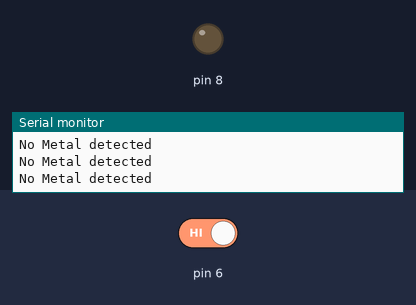
The sketch below on a simulated Arduino Uno, built with avr-gcc and run on an emulated ATmega328P. Shown: output pins drawn as LEDs (lit = HIGH), the last lines printed to the serial monitor. The inputs (shaded band) are chosen by the test bench; at power-on: pin 6 HIGH.

Above: at 2.8 s.
2.9 s: pin 6 driven LOW
At 4.2 s:
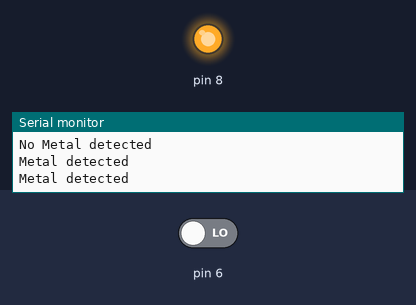
4.5 s: pin 6 driven HIGH
At 5.7 s:
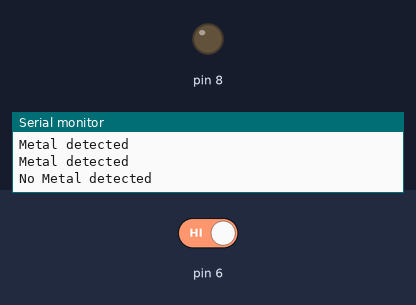
Timing chart, 0 to 7.5 s (numbered marks = the images above; inputs shaded):
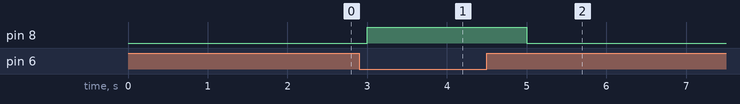

Measured:
- after the input at 2.9 s, pin 8: LOW → HIGH after 0.10 s
- after the input at 4.5 s, pin 8: HIGH → LOW after 0.50 s

The sketch:

Metal_detector.ino
```cpp
void setup() {
Serial.begin(9600);
pinMode(6,INPUT);
pinMode(8,OUTPUT);
}

void loop() {

  int i=digitalRead(6);

  if(i==0)
  {
  digitalWrite(8,1);
  Serial.println("Metal detected");
  delay(1000);
  }

  else
  {
      digitalWrite(8,0);
  Serial.println("No Metal detected");
  delay(1000);
  }


}
```
